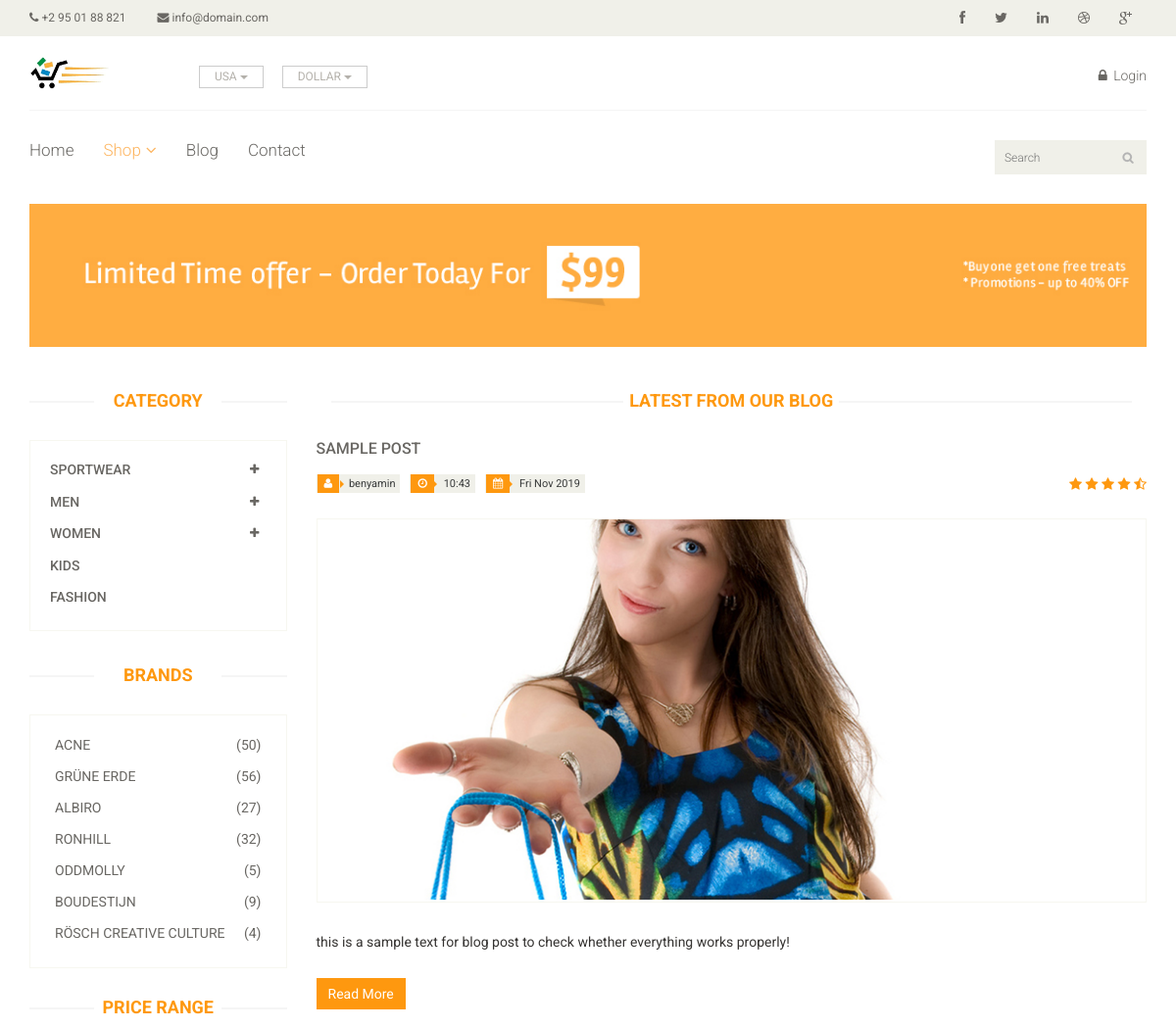
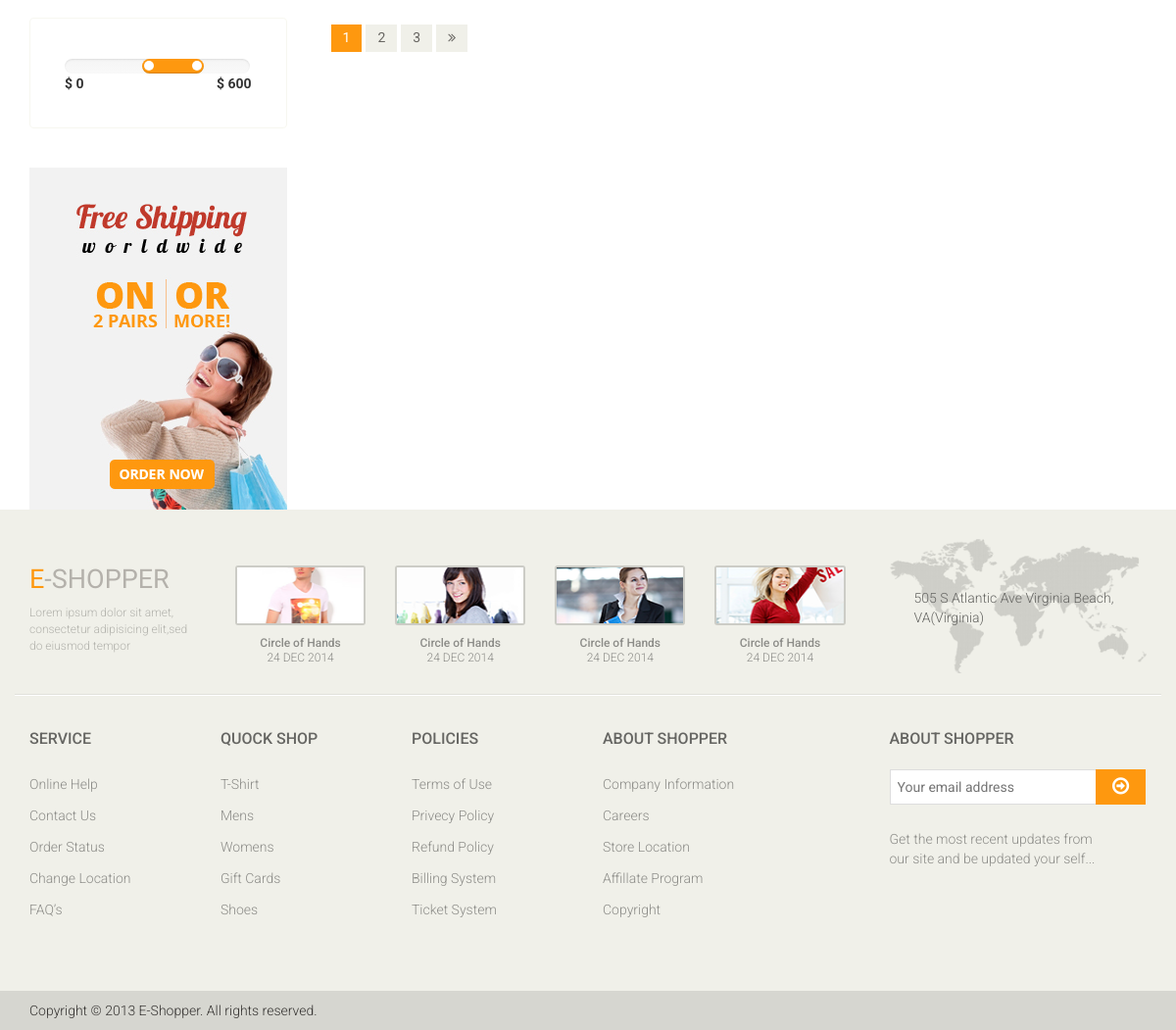
Screenshot of /blog/ with the database file from the repository (2 pictures, top to bottom).
### shop/models.py (models this page shows, shortened)
class Category(models.Model):
    name =  models.CharField(max_length=25)
    sub_category = models.ManyToManyField('self',blank=True)
    is_main = models.BooleanField(default=False)
    slug = models.SlugField(allow_unicode=True,unique=True,blank=True)
    def __str__(self):
        return f'{self.name}'

### blog/models.py (models this page shows, shortened)
class Post(models.Model):
    author = models.ForeignKey('auth.User',on_delete=models.CASCADE)
    text = models.TextField(max_length=5000)
    text_preview = models.TextField(max_length=400)
    title = models.CharField(max_length=50)
    image = models.ImageField(upload_to="blog/", blank=True)
    creating_date = models.DateTimeField(default=timezone.now)
    publishing_date = models.DateTimeField(null=True,blank=True)

### blog/views.py (the view)
# urls.py: path('',views.PostListView.as_view(),name='post-list'),
class PostListView(ListView):
    model = Post
    def get_queryset(self):
        return Post.objects.filter(publishing_date__lte=timezone.now()).order_by('-publishing_date')
    def get_context_data(self,**kwargs):
        context = super().get_context_data(**kwargs)
        context['main_categories'] = models.Category.objects.filter(is_main=True)
        return context

### templates/blog/post_list.html (shortened to what this page needs)
{% extends "base/base.html" %}
{% load static %}
{% block content %}
  <section>
		<div class="container">
			<div class="row">
				<div class="col-sm-3">
					<div class="left-sidebar">
						<h2>Category</h2>
            <div class="panel-group category-products" id="accordian">
              {% for cat in main_categories %}
                <div class="panel panel-default">
                  <div class="panel-heading">
                    <h4 class="panel-title">
                      <a data-toggle="collapse" data-parent="#accordian" href="#{{ cat|lower }}">
                        {% if cat.sub_category.all %}
                          <span class="badge pull-right"><i class="fa fa-plus"></i></span>
                        {% endif %}
                        {{ cat }}
                      </a>
                    </h4>
                  </div>
                </div>
              {% endfor %}
            </div>
						<div class="brands_products">
							<h2>Brands</h2>
							<div class="brands-name">
								<ul class="nav nav-pills nav-stacked">
									<li><a href=""> <span class="pull-right">(50)</span>Acne</a></li>
									<li><a href=""> <span class="pull-right">(56)</span>Grüne Erde</a></li>
									<li><a href=""> <span class="pull-right">(27)</span>Albiro</a></li>
									<li><a href=""> <span class="pull-right">(32)</span>Ronhill</a></li>
									<li><a href=""> <span class="pull-right">(5)</span>Oddmolly</a></li>
									<li><a href=""> <span class="pull-right">(9)</span>Boudestijn</a></li>
									<li><a href=""> <span class="pull-right">(4)</span>Rösch creative culture</a></li>
								</ul>
							</div>
						</div>
						<div class="price-range">
							<h2>Price Range</h2>
							<div class="well">
								 <input type="text" class="span2" value="" data-slider-min="0" data-slider-max="600" data-slider-step="5" data-slider-value="[250,450]" id="sl2" ><br />
								 <b>$ 0</b> <b class="pull-right">$ 600</b>
							</div>
						</div>
						<div class="shipping text-center">
							<img src="{% static 'images/home/shipping.jpg' %}" alt="" />
						</div>
					</div>
				</div>
				<div class="col-sm-9">
					<div class="blog-post-area">
						<h2 class="title text-center">Latest From our Blog</h2>
            {% for post in post_list %}
  						<div class="single-blog-post">
  							<h3>{{ post.title}}</h3>
  							<div class="post-meta">
  								<ul>
  									<li><i class="fa fa-user"></i> {{ post.author }}</li>
  									<li><i class="fa fa-clock-o"></i> {{ post.publishing_date|date:"f"}}</li>
  									<li><i class="fa fa-calendar"></i> {{ post.publishing_date|date:"D M Y"}}</li>
  								</ul>
  								<span>
  										<i class="fa fa-star"></i>
  										<i class="fa fa-star"></i>
  										<i class="fa fa-star"></i>
  										<i class="fa fa-star"></i>
  										<i class="fa fa-star-half-o"></i>
  								</span>
  							</div>
  							<a href="">
  								<img src="/media/{{ post.image }}" alt="NF">
  							</a>
  							<p>{{ post.text_preview }}</p>
  							<a  class="btn btn-primary" href="{% url 'blog:post-detail' pk=post.pk %}">Read More</a>
  						</div>
            {% endfor %}
						<div class="pagination-area">
							<ul class="pagination">
								<li><a href="" class="active">1</a></li>
								<li><a href="">2</a></li>
								<li><a href="">3</a></li>
								<li><a href=""><i class="fa fa-angle-double-right"></i></a></li>
							</ul>
						</div>
					</div>
				</div>
			</div>
		</div>
	</section>
{% endblock content %}

### rows the page displays
Category: name "SPORTWEAR"
Category: name "MEN"
Category: name "WOMEN"
Category: name "KIDS"
Category: name "FASHION"
Post: title "SAMPLE POST", author "benyamin", publishing_date "10:43", publishing_date "Fri Nov 2019", image (picture), text_preview "this is a sample text for blog post to check whether everything works properly!"
